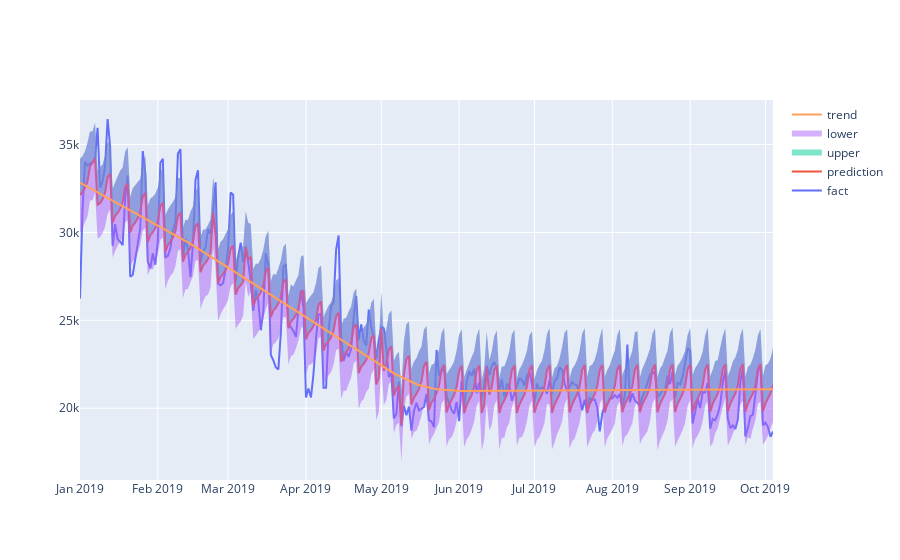

The notebook cell this image was saved under:
### Code cell
# Рисуем график с границами прогноза
from plotly.offline import download_plotlyjs, init_notebook_mode, plot, iplot
import plotly.graph_objs as go
init_notebook_mode(connected = True)

iplot([
    go.Scatter(x=df['ds'], y=df['y'], name='fact'),
    go.Scatter(x=forecast['ds'], y=forecast['yhat'], name='prediction'),
    go.Scatter(x=forecast['ds'], y=forecast['yhat_upper'], fill='tonexty', mode='none', name='upper'),
    go.Scatter(x=forecast['ds'], y=forecast['yhat_lower'], fill='tonexty', mode='none', name='lower'),
    go.Scatter(x=forecast['ds'], y=forecast['trend'], name='trend')
])

### Figure 1 — Plotly figure (JSON) as saved in the notebook; plotly's stock layout.template omitted (floating-point values rounded to 4 significant figures; data arrays with more than 128 entries replaced by an {"elided": "..."} marker saying what was removed)
{"data": [{"name": "fact", "type": "scatter", "x": {"elided": "277 str values"}, "y": {"elided": "277 int values"}}, {"name": "prediction", "type": "scatter", "x": {"elided": "277 str values"}, "y": {"elided": "277 float values"}}, {"fill": "tonexty", "mode": "none", "name": "upper", "type": "scatter", "x": {"elided": "277 str values"}, "y": {"elided": "277 float values"}}, {"fill": "tonexty", "mode": "none", "name": "lower", "type": "scatter", "x": {"elided": "277 str values"}, "y": {"elided": "277 float values"}}, {"name": "trend", "type": "scatter", "x": {"elided": "277 str values"}, "y": {"elided": "277 float values"}}], "layout": {}}
